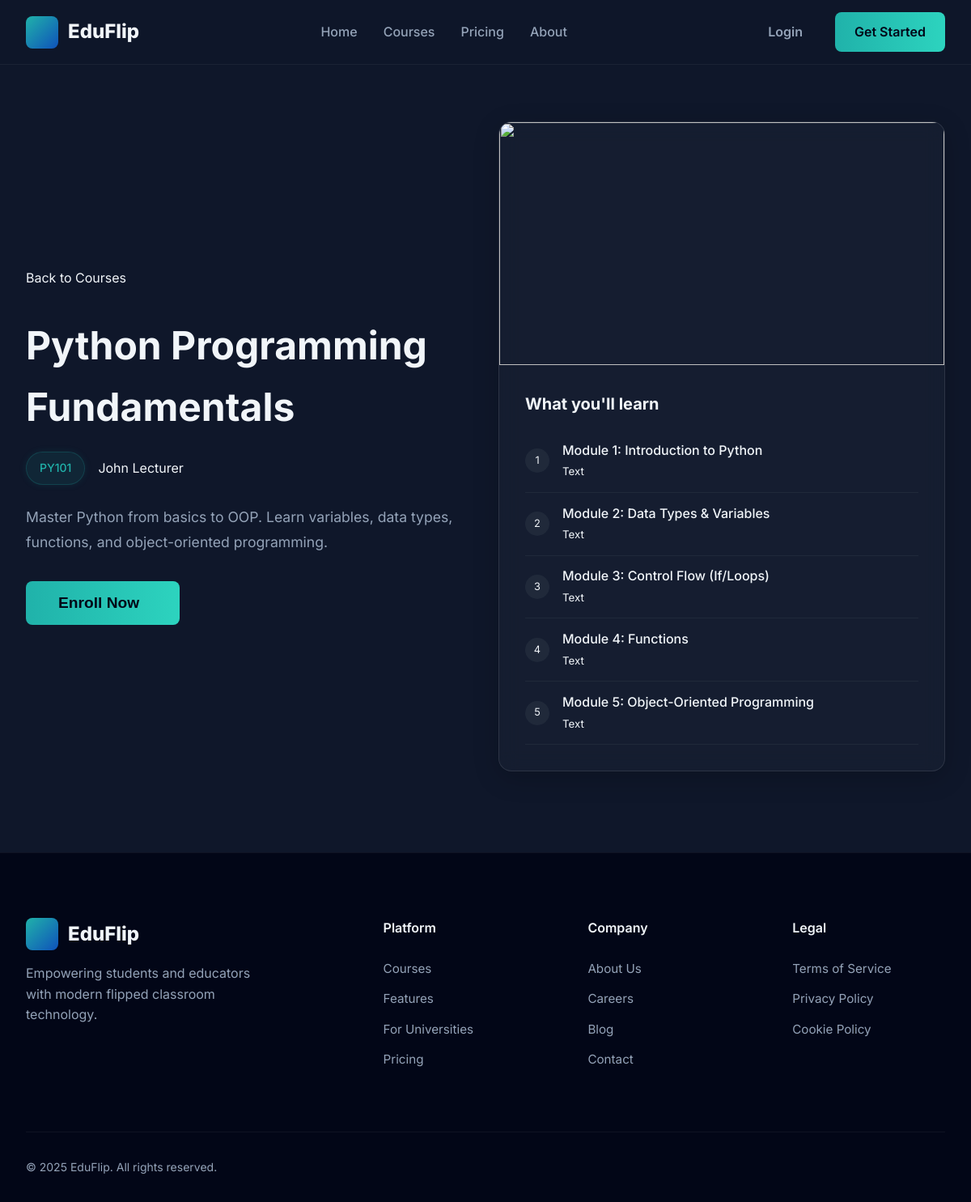
Screenshot of /web/public/courses/detail.php?id=3 with the database file from the repository.
### tables this page shows
CREATE TABLE `courses` (
  `id` int NOT NULL AUTO_INCREMENT,
  `course_code` varchar(20) NOT NULL,
  `course_name` varchar(255) NOT NULL,
  `description` text,
  `thumbnail` varchar(255) DEFAULT NULL,
  `created_by` int NOT NULL,
  `category` enum('general','curriculum') DEFAULT 'general',
  `status` enum('draft','published','archived') DEFAULT 'draft',
  `created_at` timestamp NULL DEFAULT CURRENT_TIMESTAMP,
  `updated_at` timestamp NULL DEFAULT CURRENT_TIMESTAMP ON UPDATE CURRENT_TIMESTAMP,
  PRIMARY KEY (`id`),
  UNIQUE KEY `course_code` (`course_code`),
  KEY `created_by` (`created_by`),
  KEY `idx_status` (`status`),
  CONSTRAINT `courses_ibfk_1` FOREIGN KEY (`created_by`) REFERENCES `users` (`id`) ON DELETE CASCADE
);

CREATE TABLE `users` (
  `id` int NOT NULL AUTO_INCREMENT,
  `role` enum('admin','dosen','mahasiswa') NOT NULL,
  `email` varchar(255) NOT NULL,
  `password_hash` varchar(255) NOT NULL,
  `full_name` varchar(255) NOT NULL,
  `student_id` varchar(50) DEFAULT NULL,
  `lecturer_id` varchar(50) DEFAULT NULL,
  `phone` varchar(20) DEFAULT NULL,
  `photo_url` varchar(500) DEFAULT NULL,
  `department` varchar(100) DEFAULT NULL,
  `study_program` varchar(100) DEFAULT NULL,
  `batch_year` int DEFAULT NULL,
  `status` enum('active','pending','suspended') DEFAULT 'pending',
  `email_verified` tinyint(1) DEFAULT '0',
  `created_at` timestamp NULL DEFAULT CURRENT_TIMESTAMP,
  `updated_at` timestamp NULL DEFAULT CURRENT_TIMESTAMP ON UPDATE CURRENT_TIMESTAMP,
  `last_login` timestamp NULL DEFAULT NULL,
  PRIMARY KEY (`id`),
  UNIQUE KEY `email` (`email`),
  KEY `idx_email` (`email`),
  KEY `idx_role` (`role`),
  KEY `idx_status` (`status`)
);

CREATE TABLE `materials` (
  `id` int NOT NULL AUTO_INCREMENT,
  `course_id` int NOT NULL,
  `title` varchar(255) NOT NULL,
  `description` text,
  `file_path` varchar(500) DEFAULT NULL,
  `file_type` enum('pdf','video','slide','text','url') NOT NULL,
  `file_size` int DEFAULT NULL,
  `order_sequence` int DEFAULT '0',
  `prerequisite_material_id` int DEFAULT NULL,
  `requires_quiz_pass` tinyint(1) DEFAULT '0',
  `minimum_quiz_score` int DEFAULT '70',
  `uploaded_by` int NOT NULL,
  `status` enum('draft','published') DEFAULT 'published',
  `created_at` timestamp NULL DEFAULT CURRENT_TIMESTAMP,
  `updated_at` timestamp NULL DEFAULT CURRENT_TIMESTAMP ON UPDATE CURRENT_TIMESTAMP,
  PRIMARY KEY (`id`),
  KEY `prerequisite_material_id` (`prerequisite_material_id`),
  KEY `uploaded_by` (`uploaded_by`),
  KEY `idx_course` (`course_id`),
  KEY `idx_order` (`order_sequence`),
  CONSTRAINT `materials_ibfk_1` FOREIGN KEY (`course_id`) REFERENCES `courses` (`id`) ON DELETE CASCADE,
  CONSTRAINT `materials_ibfk_2` FOREIGN KEY (`prerequisite_material_id`) REFERENCES `materials` (`id`) ON DELETE SET NULL,
  CONSTRAINT `materials_ibfk_3` FOREIGN KEY (`uploaded_by`) REFERENCES `users` (`id`)
);

### web/includes/courses.php (called while the page is built, shortened)
<?php
require_once 'config.php';
function getCourseById($id) {
    global $pdo;
    $stmt = $pdo->prepare("SELECT c.*, u.full_name as instructor_name
                          FROM courses c
                          JOIN users u ON c.created_by = u.id
                          WHERE c.id = ?");
    $stmt->execute([$id]);
    return $stmt->fetch(PDO::FETCH_ASSOC);
}
function getCourseMaterials($course_id) {
    global $pdo;
    $stmt = $pdo->prepare("SELECT * FROM materials WHERE course_id = ? ORDER BY order_sequence ASC");
    $stmt->execute([$course_id]);
    return $stmt->fetchAll(PDO::FETCH_ASSOC);
}
?>

### web/includes/auth.php (called while the page is built, shortened)
<?php
function isLoggedIn() {
    return isset($_SESSION['user_id']);
}
?>

### web/public/courses/detail.php (the view, shortened to what this page needs)
<?php
require_once '../../includes/auth.php';
require_once '../../includes/courses.php';
$course_id = $_GET['id'] ?? 0;
$course = getCourseById($course_id);
$materials = getCourseMaterials($course_id);
$is_enrolled = isLoggedIn() ? isEnrolled($_SESSION['user_id'], $course_id) : false;
?>
<?php
include '../../includes/header.php';
?>
<section class="section" style="padding-top: 150px; background: linear-gradient(to bottom, rgba(15, 23, 42, 0.9), var(--bg-dark));">
    <div class="container grid grid-cols-2 gap-4 items-center">
        <div class="reveal-element">
            <a href="index.php" class="text-muted" style="margin-bottom: 2rem; display: inline-block;"><i class="ri-arrow-left-line"></i> Back to Courses</a>
            <h1 style="font-size: 3rem; margin-bottom: 1rem;"><?php echo htmlspecialchars($course['course_name']); ?></h1>
            <div class="flex items-center gap-2 text-muted" style="margin-bottom: 1.5rem;">
                <span class="badge" style="margin: 0;"><?php echo htmlspecialchars($course['course_code']); ?></span>
                <span><i class="ri-user-line"></i> <?php echo htmlspecialchars($course['instructor_name']); ?></span>
            </div>
            <p style="font-size: 1.1rem; line-height: 1.8; color: var(--text-muted); margin-bottom: 2rem;">
                <?php echo nl2br(htmlspecialchars($course['description'])); ?>
            </p>
            <form method="POST">
                <?php if ($is_enrolled): ?>
                    <a href="#" class="btn btn-primary" style="background: var(--success); cursor: default;">Enrolled <i class="ri-check-line"></i></a>
                    <a href="../student/learn.php?course_id=<?php echo $course['id']; ?>" class="btn btn-outline">Go to Class <i class="ri-arrow-right-line"></i></a>
                <?php else: ?>
                    <button type="submit" name="enroll" class="btn btn-primary animate-pulse-glow" style="padding: 1rem 2.5rem; font-size: 1.2rem;">Enroll Now <i class="ri-login-box-line" style="margin-left: 10px;"></i></button>
                <?php endif; ?>
            </form>
        </div>
        <div class="reveal-element">
             <div class="card" style="padding: 0; overflow: hidden; border: 1px solid rgba(255,255,255,0.1);">
                <img src="https://images.unsplash.com/photo-1516321318423-f06f85e504b3?auto=format&fit=crop&q=80&w=600" style="width: 100%; height: 300px; object-fit: cover;">
                <div style="padding: 2rem;">
                    <h3 style="margin-bottom: 1rem;">What you'll learn</h3>
                    <ul style="list-style: none; padding: 0;">
                        <?php if (empty($materials)): ?>
                            <li class="text-muted"><i>No materials uploaded yet.</i></li>
                        <?php else: ?>
                            <?php foreach ($materials as $index => $material): ?>
                                <li style="padding: 0.8rem 0; border-bottom: 1px solid rgba(255,255,255,0.05); display: flex; align-items: center; gap: 1rem;">
                                    <div style="width: 30px; height: 30px; background: rgba(255,255,255,0.05); border-radius: 50%; display: flex; align-items: center; justify-content: center; font-size: 0.8rem;">
                                        <?php echo $index + 1; ?>
                                    </div>
                                    <div style="flex: 1;">
                                        <div style="font-weight: 500;"><?php echo htmlspecialchars($material['title']); ?></div>
                                        <small class="text-muted"><?php echo ucfirst($material['file_type']); ?></small>
                                    </div>
                                </li>
                            <?php endforeach; ?>
                        <?php endif; ?>
                    </ul>
                </div>
            </div>
        </div>
    </div>
</section>
<?php include '../../includes/footer.php'; ?>

### web/public/assets/css/main.css (style rules this page uses)
:root { --primary: #0f52ba; --secondary: #20b2aa; --accent: #ffd700; --bg-dark: #0f172a; --bg-darker: #020617; --bg-card: #1e293b; --bg-light: #f8fafc; --bg-white: #ffffff; --text-main: #f1f5f9; --text-muted: #94a3b8; --text-dark: #0f172a; --success: #10b981; --warning: #f59e0b; --danger: #ef4444; --font-main: "Inter", system-ui, -apple-system, sans-serif; --container-width: 1200px; --header-height: 80px; --radius-sm: 0.375rem; --radius-md: 0.5rem; --radius-lg: 1rem; --transition: all 0.3s ease; }
*, *::before, *::after { margin: 0; padding: 0; box-sizing: border-box; }
body { font-family: var(--font-main); background-color: var(--bg-dark); color: var(--text-main); line-height: 1.6; line-height: 1.6; overflow-x: hidden; width: 100%; }
a { text-decoration: none; color: inherit; transition: var(--transition); }
ul { list-style: none; }
img { max-width: 100%; height: auto; display: block; }
.container { max-width: var(--container-width); margin: 0 auto; padding: 0 2rem; }
.flex { display: flex; }
.items-center { align-items: center; }
.gap-2 { gap: 1rem; }
.gap-4 { gap: 2rem; }
.grid { display: grid; }
.grid-cols-2 { grid-template-columns: repeat(2, 1fr); }
.btn { display: inline-flex; align-items: center; justify-content: center; padding: 0.75rem 1.5rem; border-radius: var(--radius-md); font-weight: 600; cursor: pointer; transition: var(--transition); border: none; font-size: 1rem; }
.btn-primary { background-color: var(--secondary); color: var(--bg-darker); }
.badge { display: inline-block; padding: 0.5rem 1rem; background: rgba(32, 178, 170, 0.1); color: var(--secondary); border-radius: 2rem; font-size: 0.875rem; font-weight: 500; margin-bottom: 1.5rem; border: 1px solid rgba(32, 178, 170, 0.2); }
.card { background: var(--bg-card); border: 1px solid rgba(255, 255, 255, 0.05); border-radius: var(--radius-lg); padding: 2rem; transition: var(--transition); }
.card h3 { margin-bottom: 1rem; font-size: 1.25rem; }
.section { padding: 100px 0; }
.animate-pulse-glow { animation: pulse-glow 2s infinite; }
.reveal-element { opacity: 0; transform: translateY(30px); transition: opacity 0.8s ease-out, transform 0.8s ease-out; }
.reveal-element.animate-in { opacity: 1; transform: translateY(0); }
.grid .reveal-element:nth-child(2) { transition-delay: 0.1s; }
.card, .auth-card { background: rgba(30, 41, 59, 0.4); backdrop-filter: blur(12px); border: 1px solid rgba(255, 255, 255, 0.08); box-shadow: 0 8px 32px rgba(0, 0, 0, 0.2); }
.btn-primary { position: relative; overflow: hidden; background-size: 200% auto; background-image: linear-gradient( to right, var(--secondary) 0%, #2dd4bf 51%, var(--secondary) 100% ); transition: 0.5s; }
.badge { box-shadow: 0 0 10px rgba(32, 178, 170, 0.1); }

### rows the page displays
courses: course_name "Python Programming Fundamentals", course_code "PY101", created_by.full_name "John Lecturer", description "Master Python from basics to OOP. Learn variables, data types, functions, and object-oriented programming."
materials: title "Module 1: Introduction to Python", file_type "Text"
materials: title "Module 2: Data Types & Variables", file_type "Text"
materials: title "Module 3: Control Flow (If/Loops)", file_type "Text"
materials: title "Module 4: Functions", file_type "Text"
materials: title "Module 5: Object-Oriented Programming", file_type "Text"
